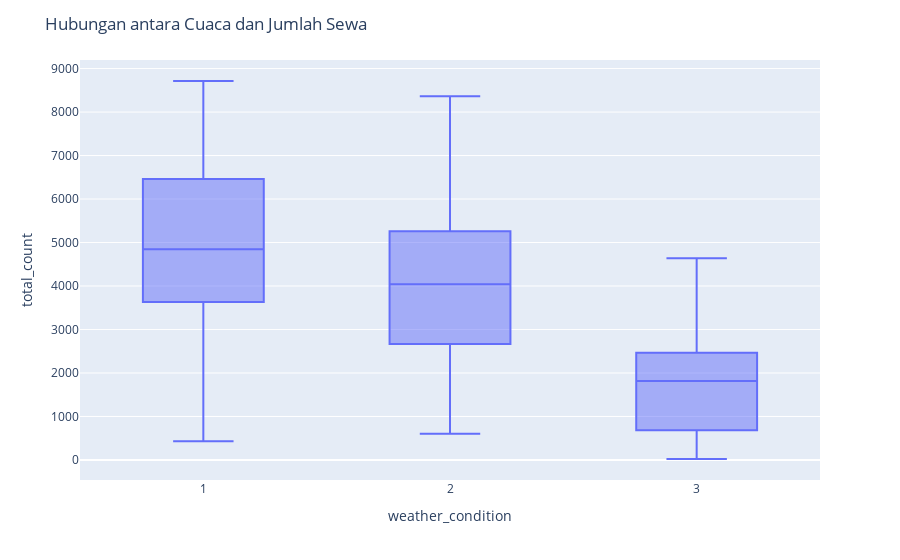

Notebook code for this chart:
### Markdown cell above
- Hubungan antara cuaca (weather_condition) dan jumlah sewa (total_count)

### Code cell
fig = px.box(df_day, x='weather_condition', y='total_count')
fig.update_layout(title='Hubungan antara Cuaca dan Jumlah Sewa')
fig.show()

### Figure 1 — Plotly figure (JSON) as saved in the notebook; plotly's stock layout.template omitted (floating-point values rounded to 4 significant figures; data arrays with more than 128 entries replaced by an {"elided": "..."} marker saying what was removed)
{"data": [{"alignmentgroup": "True", "hovertemplate": "weather_condition=%{x}<br>total_count=%{y}<extra></extra>", "legendgroup": "", "marker": {"color": "#636efa"}, "name": "", "notched": false, "offsetgroup": "", "orientation": "v", "showlegend": false, "type": "box", "x": {"elided": "731 int values"}, "x0": " ", "xaxis": "x", "y": {"elided": "731 int values"}, "y0": " ", "yaxis": "y"}], "layout": {"boxmode": "group", "legend": {"tracegroupgap": 0}, "margin": {"t": 60}, "title": {"text": "Hubungan antara Cuaca dan Jumlah Sewa"}, "xaxis": {"anchor": "y", "domain": [0, 1], "title": {"text": "weather_condition"}}, "yaxis": {"anchor": "x", "domain": [0, 1], "title": {"text": "total_count"}}}}
